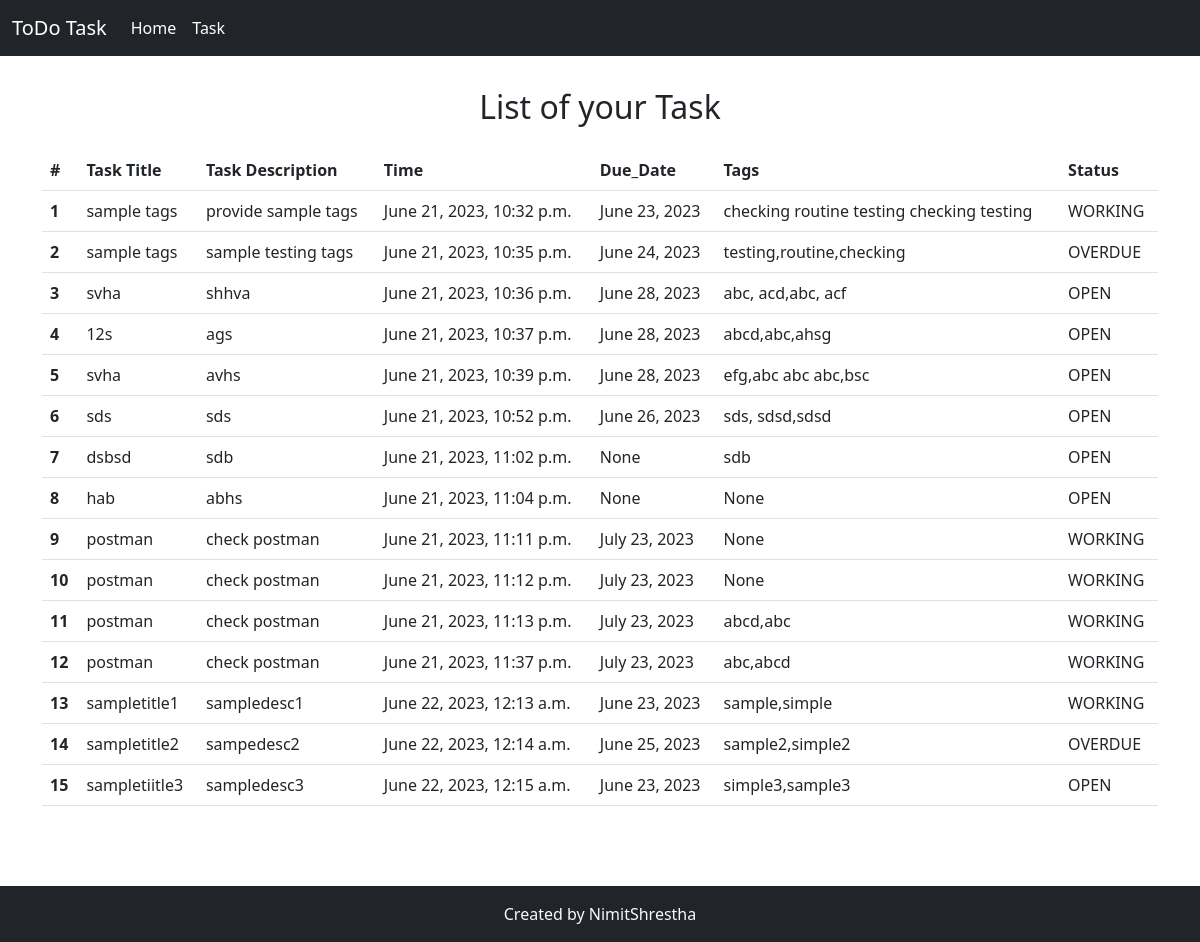
The page /tasks on the database its author committed.
### home/models.py (models this page shows, shortened)
class Task(models.Model):
    STATUS_CHOICES = [
        ('OPEN', 'Open'),
        ('WORKING', 'Working'),
        ('DONE', 'Done'),
        ('OVERDUE', 'Overdue'),
    ]
    task_id = models.AutoField(primary_key=True)
    task_title = models.CharField(max_length=100)
    task_description = models.CharField(max_length=1000)
    time = models.DateTimeField(auto_now_add = True)
    tags = models.CharField(max_length=255, blank=True, null=True)      #optional field
    due_date = models.DateField(null=True, blank=True)      #optional field
    status = models.CharField(max_length=10, choices=STATUS_CHOICES, default='OPEN')

### home/views.py (the view)
# urls.py: path('tasks', views.tasks, name='tasks'),
def tasks(request):
    allTask = Task.objects.all()
    context = {'tasks': allTask}
    return render(request, 'tasks.html', context)

### templates/tasks.html (shortened to what this page needs)
<!doctype html>
<html lang="en">
  <head>
    <link href="https://cdn.jsdelivr.net/npm/bootstrap@5.3.0/dist/css/bootstrap.min.css" rel="stylesheet">
  </head>
  <body>
    <nav class="navbar navbar-expand-lg bg-dark">
        <div class="container-fluid">
          <a class="navbar-brand" style="color:white;" href="#">ToDo Task</a>
          <div class="collapse navbar-collapse" id="navbarSupportedContent">
            <ul class="navbar-nav me-auto mb-2 mb-lg-0">
              <li class="nav-item">
                <a class="nav-link" style="color:white;" aria-current="page" href="/">Home</a>
              </li>
              <li class="nav-item">
                <a class="nav-link active" style="color:white;" href="/tasks">Task</a>
              </li>
            </ul>
          </div>
        </div>
    </nav>
    <div class="container my-3">
        <h2 class="text-center py-3">List of your Task</h2>
        <table class="table">
            <thead>
              <tr>
                <th scope="col">#</th>
                <th scope="col">Task Title</th>
                <th scope="col">Task Description</th>
                <th scope="col">Time</th>
                <th scope="col">Due_Date</th>
                <th scope="col">Tags</th>
                <th scope="col">Status</th>
              </tr>
            </thead>
            <tbody>
              {% for task in tasks %}
                <tr>
                  <th scope="row">{{forloop.counter}}</th>
                  <td>{{task.task_title}}</td>
                  <td>{{task.task_description}}</td>
                  <td>{{task.time}}</td>
                  <td>{{task.due_date}}</td>
                  <td>{{task.tags}}</td>
                  <td>{{task.status}}</td>
                </tr>
              {% endfor %}
            </tbody>
        </table>
        <br>
    </div>
    <footer>
      <br>
      <p class="text-center bg-dark text-light fixed-location my-0 py-3">
        Created by NimitShrestha
      </p>
    </footer>
  </body>
</html>

### rows shown on the page
Task: task_title "sample tags", task_description "provide sample tags", time "June 21, 2023, 10:32 p.m.", due_date "June 23, 2023", tags "checking routine testing checking testing", status "WORKING"
Task: task_title "sample tags", task_description "sample testing tags", time "June 21, 2023, 10:35 p.m.", due_date "June 24, 2023", tags "testing,routine,checking", status "OVERDUE"
Task: task_title "svha", task_description "shhva", time "June 21, 2023, 10:36 p.m.", due_date "June 28, 2023", tags "abc, acd,abc, acf", status "OPEN"
Task: task_title "12s", task_description "ags", time "June 21, 2023, 10:37 p.m.", due_date "June 28, 2023", tags "abcd,abc,ahsg", status "OPEN"
Task: task_title "svha", task_description "avhs", time "June 21, 2023, 10:39 p.m.", due_date "June 28, 2023", tags "efg,abc abc abc,bsc", status "OPEN"
Task: task_title "sds", task_description "sds", time "June 21, 2023, 10:52 p.m.", due_date "June 26, 2023", tags "sds, sdsd,sdsd", status "OPEN"
Task: task_title "dsbsd", task_description "sdb", time "June 21, 2023, 11:02 p.m.", due_date "None", tags "sdb", status "OPEN"
Task: task_title "hab", task_description "abhs", time "June 21, 2023, 11:04 p.m.", due_date "None", tags "None", status "OPEN"
Task: task_title "postman", task_description "check postman", time "June 21, 2023, 11:11 p.m.", due_date "July 23, 2023", tags "None", status "WORKING"
Task: task_title "postman", task_description "check postman", time "June 21, 2023, 11:12 p.m.", due_date "July 23, 2023", tags "None", status "WORKING"
Task: task_title "postman", task_description "check postman", time "June 21, 2023, 11:13 p.m.", due_date "July 23, 2023", tags "abcd,abc", status "WORKING"
Task: task_title "postman", task_description "check postman", time "June 21, 2023, 11:37 p.m.", due_date "July 23, 2023", tags "abc,abcd", status "WORKING"
Task: task_title "sampletitle1", task_description "sampledesc1", time "June 22, 2023, 12:13 a.m.", due_date "June 23, 2023", tags "sample,simple", status "WORKING"
Task: task_title "sampletitle2", task_description "sampedesc2", time "June 22, 2023, 12:14 a.m.", due_date "June 25, 2023", tags "sample2,simple2", status "OVERDUE"
Task: task_title "sampletiitle3", task_description "sampledesc3", time "June 22, 2023, 12:15 a.m.", due_date "June 23, 2023", tags "simple3,sample3", status "OPEN"
